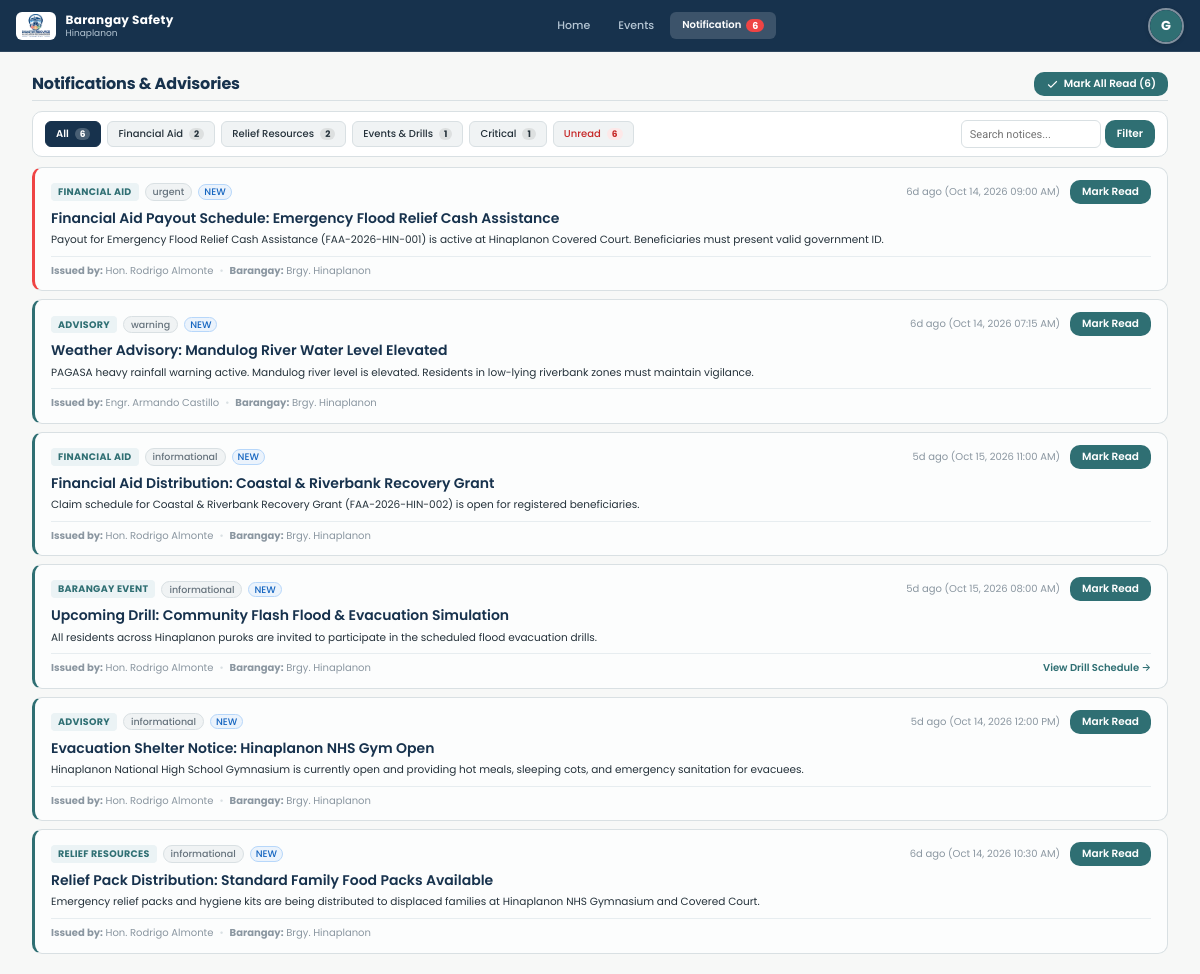
The app's page /views/resident/notifications.php (signed in) with its own data.
### tables this page shows
CREATE TABLE `notifications` (
  `id` int(11) NOT NULL AUTO_INCREMENT,
  `target_role` enum('all','icdrrmo','barangay_head','responder','resident') NOT NULL DEFAULT 'all',
  `target_barangay_id` int(11) DEFAULT NULL,
  `target_user_id` int(11) DEFAULT NULL,
  `title` varchar(150) NOT NULL,
  `message` text NOT NULL,
  `alert_level` enum('informational','warning','urgent') NOT NULL DEFAULT 'informational',
  `related_module` varchar(50) DEFAULT 'system',
  `related_id` int(11) DEFAULT NULL,
  `created_by` int(11) DEFAULT NULL,
  `created_at` datetime DEFAULT current_timestamp(),
  PRIMARY KEY (`id`),
  KEY `target_barangay_id` (`target_barangay_id`),
  KEY `target_user_id` (`target_user_id`),
  KEY `created_by` (`created_by`),
  CONSTRAINT `notifications_ibfk_1` FOREIGN KEY (`target_barangay_id`) REFERENCES `barangays` (`id`) ON DELETE SET NULL,
  CONSTRAINT `notifications_ibfk_2` FOREIGN KEY (`target_user_id`) REFERENCES `users` (`id`) ON DELETE CASCADE,
  CONSTRAINT `notifications_ibfk_3` FOREIGN KEY (`created_by`) REFERENCES `users` (`id`) ON DELETE SET NULL
);

CREATE TABLE `users` (
  `id` int(11) NOT NULL AUTO_INCREMENT,
  `username` varchar(50) NOT NULL,
  `password` varchar(255) NOT NULL,
  `first_name` varchar(50) DEFAULT NULL,
  `last_name` varchar(50) DEFAULT NULL,
  `full_name` varchar(100) NOT NULL,
  `email` varchar(100) NOT NULL,
  `phone` varchar(20) NOT NULL,
  `gender` enum('Male','Female','Other') DEFAULT 'Male',
  `age` int(11) DEFAULT NULL,
  `image` varchar(255) DEFAULT NULL,
  `role` enum('icdrrmo','barangay_head','responder','resident') NOT NULL,
  `agency_id` int(11) DEFAULT NULL,
  `position` varchar(100) DEFAULT NULL,
  `availability` enum('Available','On Duty','Responding','Standby','Off Duty') NOT NULL DEFAULT 'Available',
  `barangay_id` int(11) DEFAULT NULL,
  `purok` varchar(100) DEFAULT NULL,
  `status` enum('active','inactive','pending','archived') DEFAULT 'active',
  `created_at` datetime DEFAULT current_timestamp(),
  `last_login` datetime DEFAULT NULL,
  PRIMARY KEY (`id`),
  UNIQUE KEY `username` (`username`),
  UNIQUE KEY `email` (`email`),
  KEY `barangay_id` (`barangay_id`),
  KEY `fk_users_agency` (`agency_id`),
  CONSTRAINT `fk_users_agency` FOREIGN KEY (`agency_id`) REFERENCES `agencies` (`id`) ON DELETE SET NULL,
  CONSTRAINT `users_ibfk_1` FOREIGN KEY (`barangay_id`) REFERENCES `barangays` (`id`) ON DELETE SET NULL
);

CREATE TABLE `barangays` (
  `id` int(11) NOT NULL AUTO_INCREMENT,
  `name` varchar(100) NOT NULL,
  `city` varchar(100) DEFAULT 'Iligan City',
  `status` enum('active','archived') NOT NULL DEFAULT 'active',
  `contact_person` varchar(100) DEFAULT NULL,
  `contact_number` varchar(30) DEFAULT NULL,
  `population` int(11) DEFAULT NULL,
  `total_households` int(11) DEFAULT NULL,
  `risk_level` enum('Low','Moderate','High','Critical') DEFAULT NULL,
  `area_radius` int(11) DEFAULT NULL COMMENT 'Geographic coverage and hazard radius of the area in meters',
  `coordinates_lat` decimal(10,6) NOT NULL,
  `coordinates_lng` decimal(10,6) NOT NULL,
  `created_at` datetime DEFAULT current_timestamp(),
  PRIMARY KEY (`id`),
  UNIQUE KEY `name` (`name`)
);

### backend/services/Auth.php (called while the page is built, shortened)
<?php
require_once __DIR__ . '/Helpers.php';
class Auth {
    public static function getCurrentUser(): ?array {
        return $_SESSION['user'] ?? null;
    }
}
function getCurrentUser(): ?array { return Auth::getCurrentUser(); }

### views/resident/notifications.php (the view, shortened to what this page needs)
<?php
require_once __DIR__ . '/../../backend/services/Auth.php';
require_once __DIR__ . '/../../backend/services/Helpers.php';
$user = getCurrentUser();
$barangayId = (int)($user['barangay_id'] ?? 1);
$db = getDBConnection();
$filterTab = trim($_GET['tab'] ?? 'all');
$filterUnread = !empty($_GET['unread']);
$searchQuery = trim($_GET['q'] ?? '');
$sql = "
    SELECT n.*, b.name AS barangay_name, u.full_name AS sender_name, nr.id AS is_read
    FROM notifications n
    LEFT JOIN barangays b ON n.target_barangay_id = b.id
    LEFT JOIN users u ON n.created_by = u.id
    LEFT JOIN notification_reads nr ON n.id = nr.notification_id AND nr.user_id = ?
    WHERE n.target_barangay_id = ?
      AND (n.target_role IN ('all', 'resident') OR n.target_user_id = ?)
";
$params = [$user['id'], $barangayId, $user['id']];
$sql .= " ORDER BY (nr.id IS NULL) DESC, FIELD(n.alert_level, 'urgent', 'Critical', 'warning', 'informational'), n.created_at DESC";
$stmt = $db->prepare($sql);
$stmt->execute($params);
$alerts = $stmt->fetchAll(PDO::FETCH_ASSOC);
$countAll = (int)$db->query("
    SELECT COUNT(*) FROM notifications n
    WHERE n.target_barangay_id = {$barangayId}
      AND (n.target_role IN ('all', 'resident') OR n.target_user_id = {$user['id']})
")->fetchColumn();
$countAid = (int)$db->query("
    SELECT COUNT(*) FROM notifications n
    WHERE n.target_barangay_id = {$barangayId}
      AND (n.target_role IN ('all', 'resident') OR n.target_user_id = {$user['id']})
      AND (n.related_module = 'financial_aid' OR n.title LIKE '%Financial Aid%' OR n.title LIKE '%Ayuda%' OR n.title LIKE '%Cash Assistance%')
")->fetchColumn();
$countRes = (int)$db->query("
    SELECT COUNT(*) FROM notifications n
    WHERE n.target_barangay_id = {$barangayId}
      AND (n.target_role IN ('all', 'resident') OR n.target_user_id = {$user['id']})
      AND (n.related_module = 'resources' OR n.title LIKE '%Resource%' OR n.title LIKE '%Relief%' OR n.title LIKE '%Supplies%')
")->fetchColumn();
$countEvents = (int)$db->query("
    SELECT COUNT(*) FROM notifications n
    WHERE n.target_barangay_id = {$barangayId}
      AND (n.target_role IN ('all', 'resident') OR n.target_user_id = {$user['id']})
      AND (n.related_module IN ('events', 'preparedness') OR n.title LIKE '%Event%' OR n.title LIKE '%Drill%' OR n.title LIKE '%Seminar%')
")->fetchColumn();
$countCritical = (int)$db->query("
    SELECT COUNT(*) FROM notifications n
    WHERE n.target_barangay_id = {$barangayId}
      AND (n.target_role IN ('all', 'resident') OR n.target_user_id = {$user['id']})
      AND n.alert_level IN ('urgent', 'Critical', 'critical')
")->fetchColumn();
$countUnread = (int)$db->query("
    SELECT COUNT(*) FROM notifications n
    LEFT JOIN notification_reads nr ON n.id = nr.notification_id AND nr.user_id = {$user['id']}
    WHERE n.target_barangay_id = {$barangayId}
      AND (n.target_role IN ('all', 'resident') OR n.target_user_id = {$user['id']})
      AND nr.id IS NULL
")->fetchColumn();
require_once __DIR__ . '/../layouts/header.php';
?>
<div class="res-notif-wrap">
  <div class="page-header" style="margin-bottom:0;padding-bottom:4px;display:flex;justify-content:space-between;align-items:center;flex-wrap:wrap;gap:8px;">
    <div class="page-header-title-wrap">
      <h1 style="font-size:16px;font-weight:700;margin:0;color:var(--color-primary,#17324D);">Notifications &amp; Advisories</h1>
    </div>
    <div class="page-header-actions" style="display:flex;gap:6px;">
      <?php if ($countUnread > 0): ?>
        <button class="btn btn-secondary btn-sm" onclick="markAllResidentRead()" style="font-size:11px;padding:5px 12px;display:inline-flex;align-items:center;gap:5px;">
          <svg width="13" height="13" viewBox="0 0 24 24" fill="none" stroke="currentColor" stroke-width="2"><polyline points="20 6 9 17 4 12"/></svg>
          Mark All Read (<?= $countUnread ?>)
        </button>
      <?php endif; ?>
    </div>
  </div>
  <div class="res-filter-bar">
    <div class="res-filter-pills">
      <a href="notifications.php" class="res-filter-pill <?= $filterTab === 'all' && !$filterUnread ? 'active' : '' ?>">
        <span>All</span>
        <span class="res-pill-badge"><?= $countAll ?></span>
      </a>
      <a href="notifications.php?tab=financial_aid" class="res-filter-pill <?= $filterTab === 'financial_aid' ? 'active' : '' ?>">
        <span>Financial Aid</span>
        <span class="res-pill-badge"><?= $countAid ?></span>
      </a>
      <a href="notifications.php?tab=resources" class="res-filter-pill <?= $filterTab === 'resources' ? 'active' : '' ?>">
        <span>Relief Resources</span>
        <span class="res-pill-badge"><?= $countRes ?></span>
      </a>
      <a href="notifications.php?tab=events" class="res-filter-pill <?= $filterTab === 'events' ? 'active' : '' ?>">
        <span>Events &amp; Drills</span>
        <span class="res-pill-badge"><?= $countEvents ?></span>
      </a>
      <a href="notifications.php?tab=critical" class="res-filter-pill <?= $filterTab === 'critical' ? 'active' : '' ?>">
        <span>Critical</span>
        <span class="res-pill-badge"><?= $countCritical ?></span>
      </a>
      <?php if ($countUnread > 0): ?>
        <a href="notifications.php?unread=1" class="res-filter-pill <?= $filterUnread ? 'active' : '' ?>" style="color:#C62828;">
          <span>Unread</span>
          <span class="res-pill-badge" style="background:#FDE8E8;color:#C62828;"><?= $countUnread ?></span>
        </a>
      <?php endif; ?>
    </div>
    <form method="GET" action="notifications.php" style="margin:0;display:flex;gap:4px;align-items:center;">
      <input type="text" name="q" value="<?= clean($searchQuery) ?>" placeholder="Search notices..." class="form-control" style="font-size:10.5px;padding:4px 8px;width:140px;height:28px;border-radius:6px;">
      <button type="submit" class="btn btn-secondary btn-sm" style="font-size:10px;padding:3px 8px;height:28px;">Filter</button>
    </form>
  </div>
  <div class="res-notif-cards-stack">
    <?php if (empty($alerts)): ?>
      <div style="background:#FFF;border:1px dashed var(--color-border,#D9E0E3);border-radius:10px;padding:36px 20px;text-align:center;color:var(--color-text-muted);">
        <svg width="36" height="36" viewBox="0 0 24 24" fill="none" stroke="currentColor" stroke-width="1.5" style="margin:0 auto 8px;display:block;"><path d="M18 8A6 6 0 0 0 6 8c0 7-3 9-3 9h18s-3-2-3-9"/><path d="M13.73 21a2 2 0 0 1-3.46 0"/></svg>
        <div style="font-weight:600;font-size:13px;color:var(--color-primary,#17324D);">No Notifications Found</div>
        <div style="font-size:10.5px;margin-top:3px;">No active notices found for your barangay sector.</div>
      </div>
    <?php else: ?>
      <?php foreach ($alerts as $a):
        $isRead = !empty($a['is_read']);
        $isCrit = in_array(strtolower($a['alert_level'] ?? ''), ['critical', 'urgent', 'danger']);
        $mod = $a['related_module'] ?? '';
        $tLower = strtolower($a['title']);
        if ($mod === 'financial_aid' || strpos($tLower, 'financial aid') !== false || strpos($tLower, 'ayuda') !== false) {
            $tagLabel = 'Financial Aid';
        } elseif ($mod === 'resources' || strpos($tLower, 'resource') !== false || strpos($tLower, 'relief') !== false) {
            $tagLabel = 'Relief Resources';
        } elseif ($mod === 'events' || $mod === 'preparedness' || strpos($tLower, 'event') !== false || strpos($tLower, 'drill') !== false) {
            $tagLabel = 'Barangay Event';
        } else {
            $tagLabel = clean($a['alert_type'] ?? 'Advisory');
        }
      ?>
        <div class="res-notif-item <?= !$isRead ? 'is-unread' : '' ?> <?= $isCrit ? 'is-urgent' : '' ?>" id="resNotifItem<?= (int)$a['id'] ?>">
          <div class="res-notif-header-row">
            <div class="res-notif-tags-group">
              <span class="res-module-badge"><?= $tagLabel ?></span>
              <?= renderStatusBadge($a['alert_level']) ?>
              <?php if (!$isRead): ?>
                <span class="badge badge-info" style="font-size:9px;padding:1px 5px;">NEW</span>
              <?php endif; ?>
            </div>
            <div style="font-size:10px;color:var(--color-text-muted);display:flex;align-items:center;gap:10px;">
              <span><?= timeAgo($a['created_at']) ?> (<?= formatDate($a['created_at']) ?>)</span>
              <?php if (!$isRead): ?>
                <button type="button" class="btn btn-secondary btn-sm" style="padding:2px 7px;font-size:10px;" onclick="markResidentRead(<?= (int)$a['id'] ?>, this)">
                  Mark Read
                </button>
              <?php endif; ?>
            </div>
          </div>
          <h2 class="res-notif-title"><?= clean($a['title']) ?></h2>
          <div class="res-notif-body">
            <?= nl2br(clean($a['message'])) ?>
          </div>
          <div class="res-notif-meta-footer">
            <div class="res-meta-issuer">
              <span><strong>Issued by:</strong> <?= clean($a['sender_name'] ?: 'Barangay Head Hon. Rodrigo Almonte') ?></span>
              <span style="color:var(--color-border);">&bull;</span>
              <span><strong>Barangay:</strong> Brgy. <?= clean($a['barangay_name'] ?? $user['barangay_name'] ?? 'Local') ?></span>
            </div>
            <?php if ($mod === 'events' || $mod === 'preparedness'): ?>
              <div>
                <a href="events.php" style="font-size:10px;color:var(--color-secondary);font-weight:600;text-decoration:none;">View Drill Schedule &rarr;</a>
              </div>
            <?php endif; ?>
          </div>
        </div>
      <?php endforeach; ?>
    <?php endif; ?>
  </div>
</div>
<?php require_once __DIR__ . '/../layouts/footer.php'; ?>

### backend/services/Helpers.php (shortened to what this page needs)
<?php
if (!function_exists('formatDate')) {
function formatDate($datetime, $format = 'M d, Y h:i A') {
    try {
        $dt = new DateTime($datetime);
        return $dt->format($format);
    } catch (Exception $e) {
        return $datetime;
    }
}
}
if (!function_exists('timeAgo')) {
function timeAgo($datetime) {
    $time = strtotime($datetime);
    $diff = time() - $time;
    if ($diff < 604800) return floor($diff / 86400) . 'd ago';
    return date('M d', $time);
}
}
if (!function_exists('clean')) {
function clean($str) {
    return htmlspecialchars(trim((string)$str), ENT_QUOTES, 'UTF-8');
}
}
if (!function_exists('renderStatusBadge')) {
function renderStatusBadge($status) {
    $statusMap = [
        'active' => ['class' => 'badge-success', 'label' => 'Active'],
        'inactive' => ['class' => 'badge-danger', 'label' => 'Deactivated'],
        'deactivated' => ['class' => 'badge-danger', 'label' => 'Deactivated'],
        'pending' => ['class' => 'badge-warning', 'label' => 'Pending'],
        'archived' => ['class' => 'badge-neutral', 'label' => 'Archived'],
        'Submitted' => ['class' => 'badge-info', 'label' => 'Submitted'],
        'Under Review' => ['class' => 'badge-warning', 'label' => 'Under Review'],
        'Recommendation Ready' => ['class' => 'badge-info', 'label' => 'Recommendation Ready'],
        'Approved' => ['class' => 'badge-success', 'label' => 'Approved'],
        'Allocated' => ['class' => 'badge-success', 'label' => 'Allocated'],
        'Dispatched' => ['class' => 'badge-info', 'label' => 'Dispatched'],
        'Completed' => ['class' => 'badge-success', 'label' => 'Completed'],
        'Rejected' => ['class' => 'badge-danger', 'label' => 'Rejected'],
        'Pending Review' => ['class' => 'badge-warning', 'label' => 'Pending Review'],
        'Modified' => ['class' => 'badge-info', 'label' => 'Modified & Approved'],
        'Open / Active' => ['class' => 'badge-danger', 'label' => 'Open / Active'],
        'Standby' => ['class' => 'badge-neutral', 'label' => 'Standby'],
        'At Capacity' => ['class' => 'badge-danger', 'label' => 'At Capacity'],
        'Closed' => ['class' => 'badge-neutral', 'label' => 'Closed'],
        'Scheduled' => ['class' => 'badge-info', 'label' => 'Scheduled'],
        'Ongoing' => ['class' => 'badge-warning', 'label' => 'Ongoing'],
        'Cancelled' => ['class' => 'badge-danger', 'label' => 'Cancelled'],
        'Available' => ['class' => 'badge-success', 'label' => 'Available'],
        'Responding' => ['class' => 'badge-warning', 'label' => 'Responding'],
        'On Site' => ['class' => 'badge-danger', 'label' => 'On Site'],
        'Low' => ['class' => 'badge-neutral', 'label' => 'Low'],
        'Moderate' => ['class' => 'badge-warning', 'label' => 'Moderate'],
        'High' => ['class' => 'badge-warning', 'label' => 'High'],
        'Critical' => ['class' => 'badge-danger', 'label' => 'Critical'],
        'Immediate' => ['class' => 'badge-danger', 'label' => 'Immediate']
    ];
    $badge = $statusMap[$status] ?? ['class' => 'badge-neutral', 'label' => clean($status)];
    return '<span class="badge ' . $badge['class'] . '">' . $badge['label'] . '</span>';
}
}

### records on screen
notifications: related_module "FINANCIAL AID", alert_level "urgent", created_at "6d ago", created_at "Oct 14, 2026 09:00 AM", title "Financial Aid Payout Schedule: Emergency Flood Relief Cash Assistance", message "Payout for Emergency Flood Relief Cash Assistance (FAA-2026-HIN-001) is active at Hinaplanon Covered Court. Beneficiaries must present valid government ID.", created_by.full_name "Hon. Rodrigo Almonte", target_barangay.name "Hinaplanon"
notifications: tagLabel "ADVISORY", alert_level "warning", created_at "6d ago", created_at "Oct 14, 2026 07:15 AM", title "Weather Advisory: Mandulog River Water Level Elevated", message "PAGASA heavy rainfall warning active. Mandulog river level is elevated. Residents in low-lying riverbank zones must maintain vigilance.", created_by.full_name "Engr. Armando Castillo", target_barangay.name "Hinaplanon"
notifications: related_module "FINANCIAL AID", alert_level "informational", created_at "5d ago", created_at "Oct 15, 2026 11:00 AM", title "Financial Aid Distribution: Coastal & Riverbank Recovery Grant", message "Claim schedule for Coastal & Riverbank Recovery Grant (FAA-2026-HIN-002) is open for registered beneficiaries.", created_by.full_name "Hon. Rodrigo Almonte", target_barangay.name "Hinaplanon"
notifications: tagLabel "BARANGAY EVENT", alert_level "informational", created_at "5d ago", created_at "Oct 15, 2026 08:00 AM", title "Upcoming Drill: Community Flash Flood & Evacuation Simulation", message "All residents across Hinaplanon puroks are invited to participate in the scheduled flood evacuation drills.", created_by.full_name "Hon. Rodrigo Almonte", target_barangay.name "Hinaplanon", shows "View Drill Schedule →"
notifications: tagLabel "ADVISORY", alert_level "informational", created_at "5d ago", created_at "Oct 14, 2026 12:00 PM", title "Evacuation Shelter Notice: Hinaplanon NHS Gym Open", message "Hinaplanon National High School Gymnasium is currently open and providing hot meals, sleeping cots, and emergency sanitation for evacuees.", created_by.full_name "Hon. Rodrigo Almonte", target_barangay.name "Hinaplanon"
notifications: tagLabel "RELIEF RESOURCES", alert_level "informational", created_at "6d ago", created_at "Oct 14, 2026 10:30 AM", title "Relief Pack Distribution: Standard Family Food Packs Available", message "Emergency relief packs and hygiene kits are being distributed to displaced families at Hinaplanon NHS Gymnasium and Covered Court.", created_by.full_name "Hon. Rodrigo Almonte", target_barangay.name "Hinaplanon"

### other values on screen
$currentUser['barangay_name'] "Hinaplanon"
$unreadCount "6"
$countUnread "6"
$countAll "6"
$countAid "2"
$countRes "2"
$countEvents "1"
$countCritical "1"
